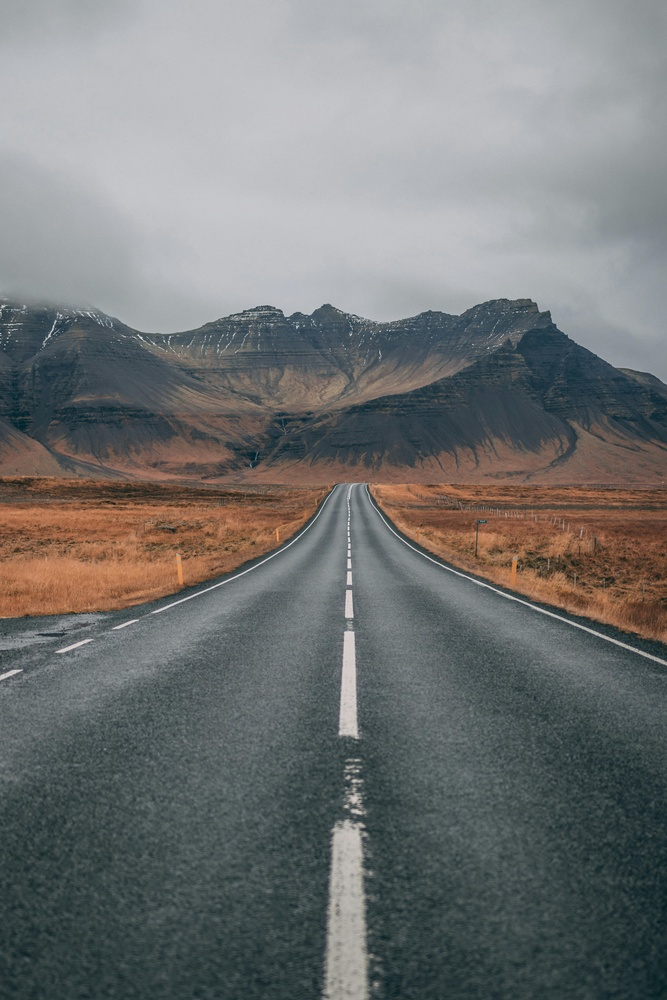
#> input picture img3.jpeg, 667 x 1000 px, shrunk from 4000 x 6000 before the run
$ python 'solution for problem 1 class 4.py'
#> lines starting #> are read from the running program, lines starting #| are printed output that depends on the picture; after the words box and inside, x2 and y2 are one past the last pixel; in counts of white or black regions, pixels touching at a corner belong together
import cv2
import numpy as np
import matplotlib.pyplot as plt


# ---------------------------------------------------
# Read image
# ---------------------------------------------------
image = cv2.imread("img3.jpeg")
#> image is the input picture: shape (1000, 667, 3); mean B, G, R 116.6, 116.9, 114.9

if image is None:
    print("Image not found")
    exit()

original = image.copy()

# ---------------------------------------------------
# Convert to grayscale
# ---------------------------------------------------
gray = cv2.cvtColor(image, cv2.COLOR_BGR2GRAY)
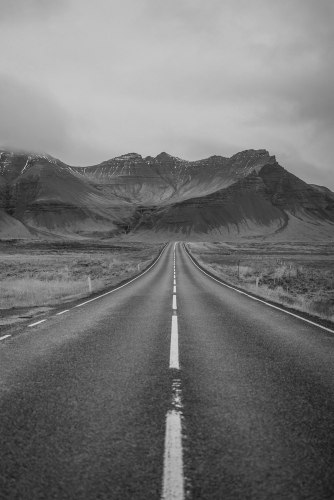
#> gray: shape (1000, 667) (shown at 1/2 size); min 22, max 244, mean 116.3

# ---------------------------------------------------
# Gaussian blur
# ---------------------------------------------------
blur = cv2.GaussianBlur(gray, (5, 5), 0)

# ---------------------------------------------------
# Edge detection
# ---------------------------------------------------
edges = cv2.Canny(blur, 50, 150)
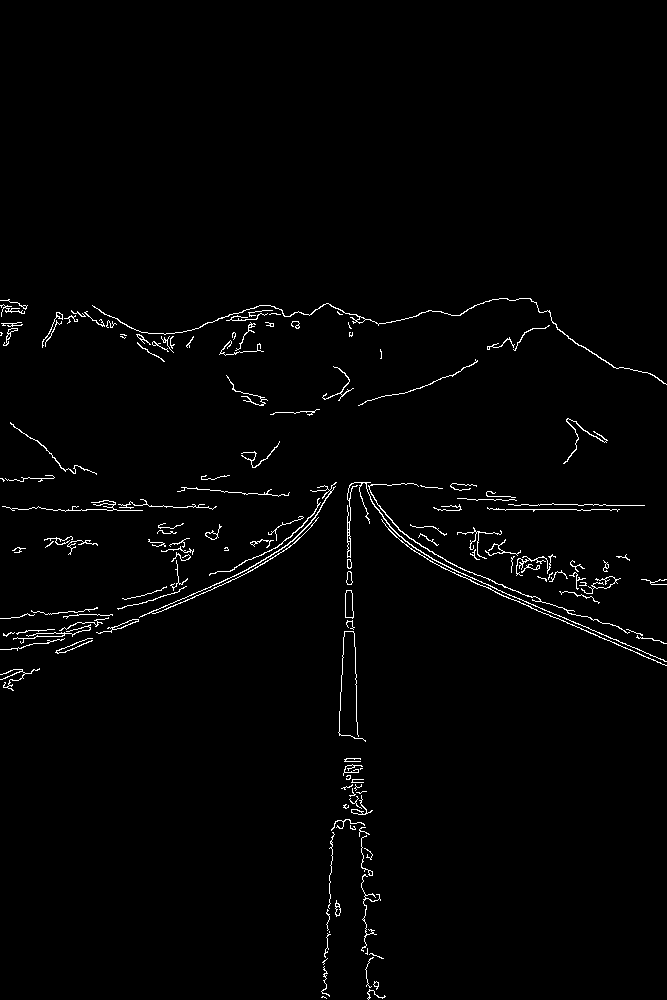
#> edges: shape (1000, 667); 1.5% white in thin lines or dots, all inside (x1, y1, x2, y2) = (0, 298, 667, 1000)

# ---------------------------------------------------
# Region of interest
# ---------------------------------------------------
height, width = edges.shape

mask = np.zeros_like(edges)

polygon = np.array([[
    (0, height),
    (width, height),
    (width // 2, int(height * 0.5))
]], np.int32)

cv2.fillPoly(mask, [polygon], 255)
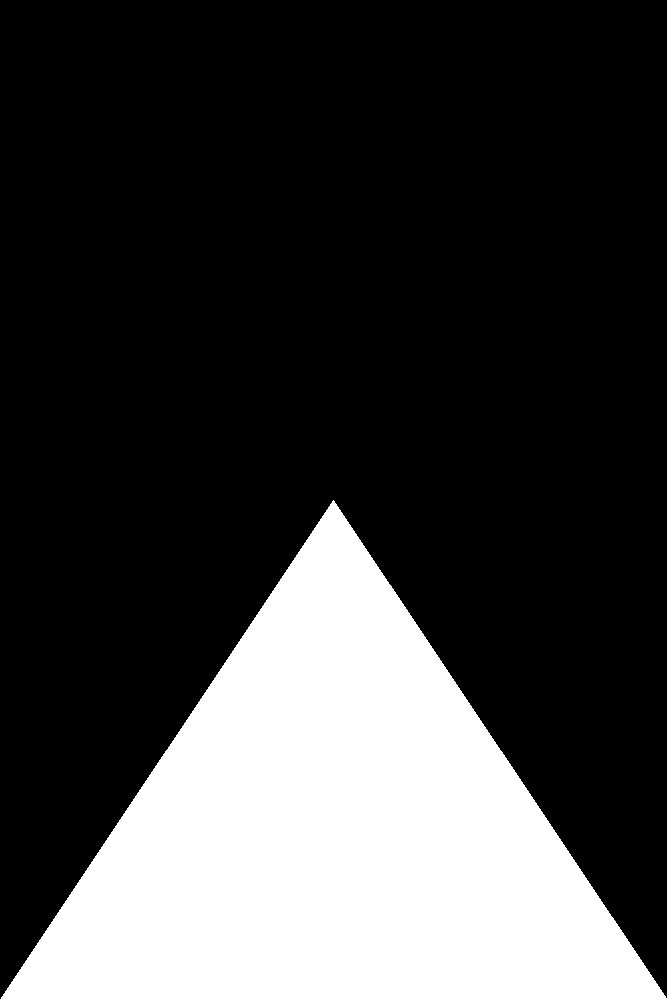
#> mask: shape (1000, 667); 25.1% white; 1 white region, box (x1, y1, x2, y2) and area: (0, 500, 667, 1000) 167165

cropped = cv2.bitwise_and(edges, mask)
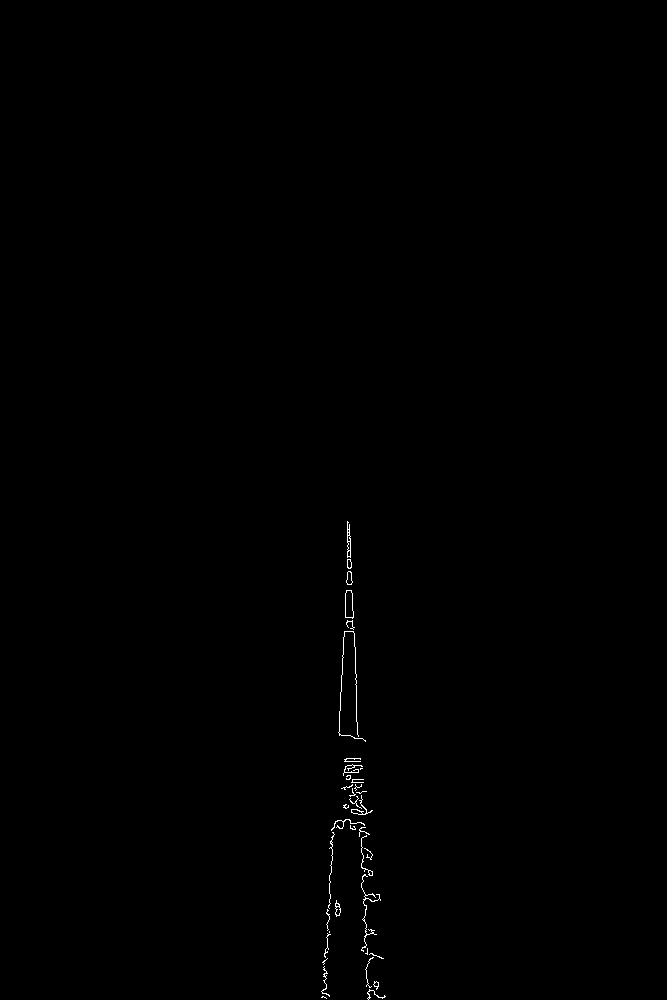
#> cropped: shape (1000, 667); 0.23% white in thin lines or dots, all inside (x1, y1, x2, y2) = (321, 521, 386, 1000)

# ---------------------------------------------------
# Hough Transform
# ---------------------------------------------------
lines = cv2.HoughLinesP(
    cropped,
    rho=2,
    theta=np.pi / 180,
    threshold=50,
    minLineLength=40,
    maxLineGap=20
)
#> lines = 21 rows, first 6: [350, 536, 366, 986], [325, 997, 330, 894], [345, 609, 349, 524], [340, 695, 350, 546], [322, 997, 334, 823], [364, 868, 369, 998]

# ---------------------------------------------------
# Separate left/right lane points
# ---------------------------------------------------
left_points = []
right_points = []

if lines is not None:

    for line in lines:

        x1, y1, x2, y2 = line.reshape(4)

        if x2 - x1 == 0:
            continue

        slope = (y2 - y1) / (x2 - x1)

        # Ignore horizontal lines
        if abs(slope) < 0.3:
            continue

        if slope < 0:
            left_points.extend([(x1, y1), (x2, y2)])
        else:
            right_points.extend([(x1, y1), (x2, y2)])
#> this loop made 21 passes
#> (x1, y1, x2, y2, slope) on passes 1 to 8: (350, 536, 366, 986, 28.12), (325, 997, 330, 894, -20.6), (345, 609, 349, 524, -21.25), (340, 695, 350, 546, -14.9), (322, 997, 334, 823, -14.5), (364, 868, 369, 998, 26), (345, 759, 377, 900, 4.41), (362, 766, 371, 901, 15)
#> after the loop, left_points = [(325, 997), (330, 894), (345, 609), (349, 524), (340, 695), (350, 546), (322, 997), (334, 823), (328, 905), (332, 828), (344, 821), (348, 765)]; right_points = 28 pairs, first value 344 to 377, second value 522 to 998

# ---------------------------------------------------
# Fit average lane using regression
# ---------------------------------------------------
def fit_lane(points, y_bottom, y_top):

    if len(points) < 2:
        return None

    x = np.array([p[0] for p in points])
    y = np.array([p[1] for p in points])

    # Linear regression
    fit = np.polyfit(y, x, 1)

    slope = fit[0]
    intercept = fit[1]

    x_bottom = int(slope * y_bottom + intercept)
    x_top = int(slope * y_top + intercept)

    return (x_bottom, y_bottom, x_top, y_top)


y_bottom = height
y_top = int(height * 0.55)

left_lane = fit_lane(left_points, y_bottom, y_top)
#> in fit_lane, `x = np.array([p[0] for p in points])`: x = [325, 330, 345, 349, 340, 350, 322, 334, 328, 332, 344, 348]
#> in fit_lane, `y = np.array([p[1] for p in points])`: y = [997, 894, 609, 524, 695, 546, 997, 823, 905, 828, 821, 765]
#> in fit_lane, `fit = np.polyfit(y, x, 1)`: fit = [-0.0553, 380.6]
#> in fit_lane, `slope = fit[0]`: slope = -0.0553
#> in fit_lane, `intercept = fit[1]`: intercept = 380.6
#> in fit_lane, `x_bottom = int(slope * y_bottom + intercept)`: x_bottom = 325
#> in fit_lane, `x_top = int(slope * y_top + intercept)`: x_top = 350
#> left_lane = (325, 1000, 350, 550)
right_lane = fit_lane(right_points, y_bottom, y_top)
#> right_lane = (367, 1000, 345, 550)

# ---------------------------------------------------
# Draw averaged lanes
# ---------------------------------------------------
lane_image = np.zeros_like(image)

if left_lane is not None:
    cv2.line(
        lane_image,
        (left_lane[0], left_lane[1]),
        (left_lane[2], left_lane[3]),
        (0, 255, 0),
        5
    )

if right_lane is not None:
    cv2.line(
        lane_image,
        (right_lane[0], right_lane[1]),
        (right_lane[2], right_lane[3]),
        (0, 255, 0),
        5
    )
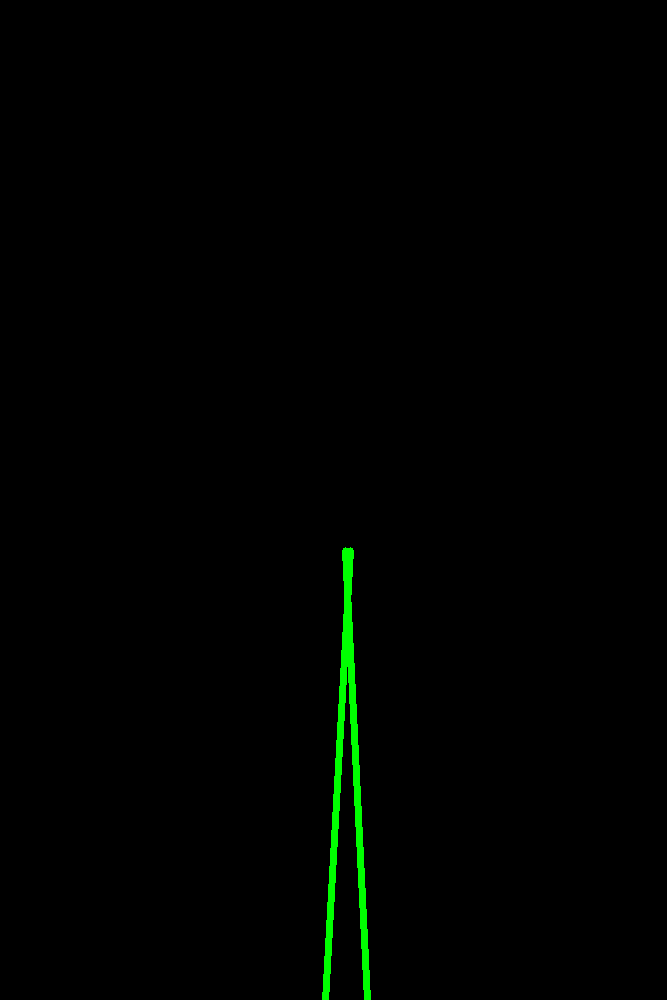
#> lane_image: shape (1000, 667, 3); mean of channels 0, 1, 2 0, 2.2, 0; drawn as B, G, R

# ---------------------------------------------------
# Overlay result
# ---------------------------------------------------
result = cv2.addWeighted(original, 0.8, lane_image, 1, 1)
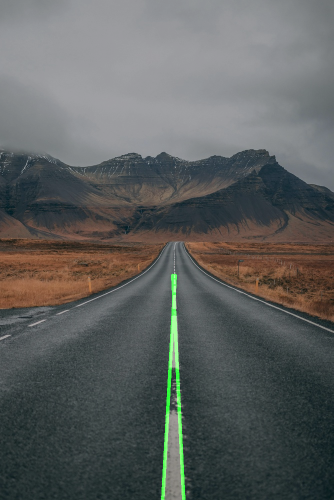
#> result: shape (1000, 667, 3) (shown at 1/2 size); mean B, G, R 94.3, 95.8, 92.9

# ---------------------------------------------------
# Display results
# ---------------------------------------------------
plt.figure(figsize=(12, 8))

plt.subplot(2, 2, 1)
plt.imshow(cv2.cvtColor(original, cv2.COLOR_BGR2RGB))
plt.title("Original Image")
plt.axis("off")

plt.subplot(2, 2, 2)
plt.imshow(edges, cmap='gray')
plt.title("Edge Detection")
plt.axis("off")

plt.subplot(2, 2, 3)
plt.imshow(cropped, cmap='gray')
plt.title("Region of Interest")
plt.axis("off")

plt.subplot(2, 2, 4)
plt.imshow(cv2.cvtColor(result, cv2.COLOR_BGR2RGB))
plt.title("Average Lane Detection")
plt.axis("off")

plt.tight_layout()
plt.show()
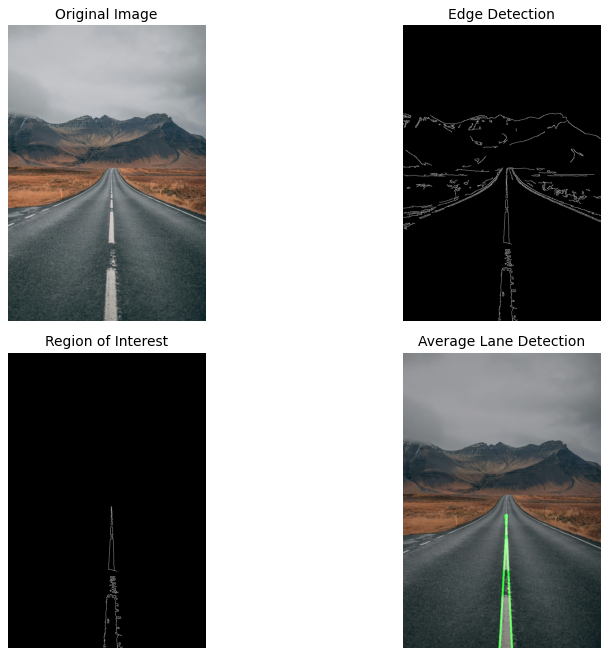
#> figure drawn by matplotlib, 4 panels

$ run again, with img2.jpeg copied over img3.jpeg
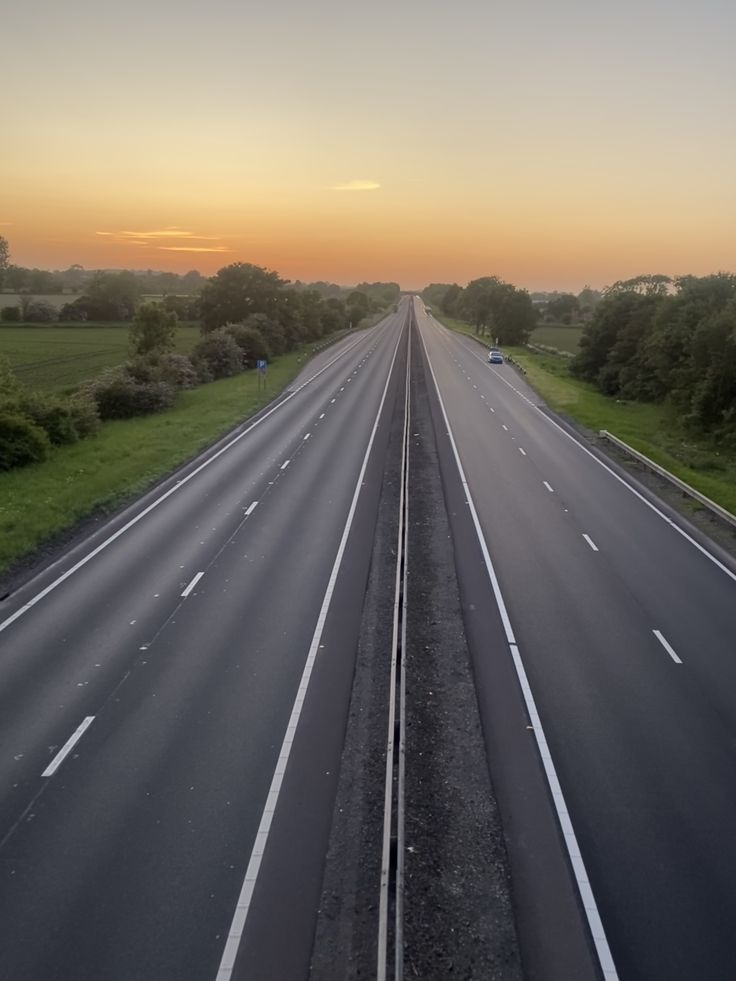
#> input picture img2.jpeg, 736 x 981 px
#> image is the input picture: shape (981, 736, 3); mean B, G, R 98.9, 106.5, 112.1
#> `edges = cv2.Canny(blur, 50, 150)`:
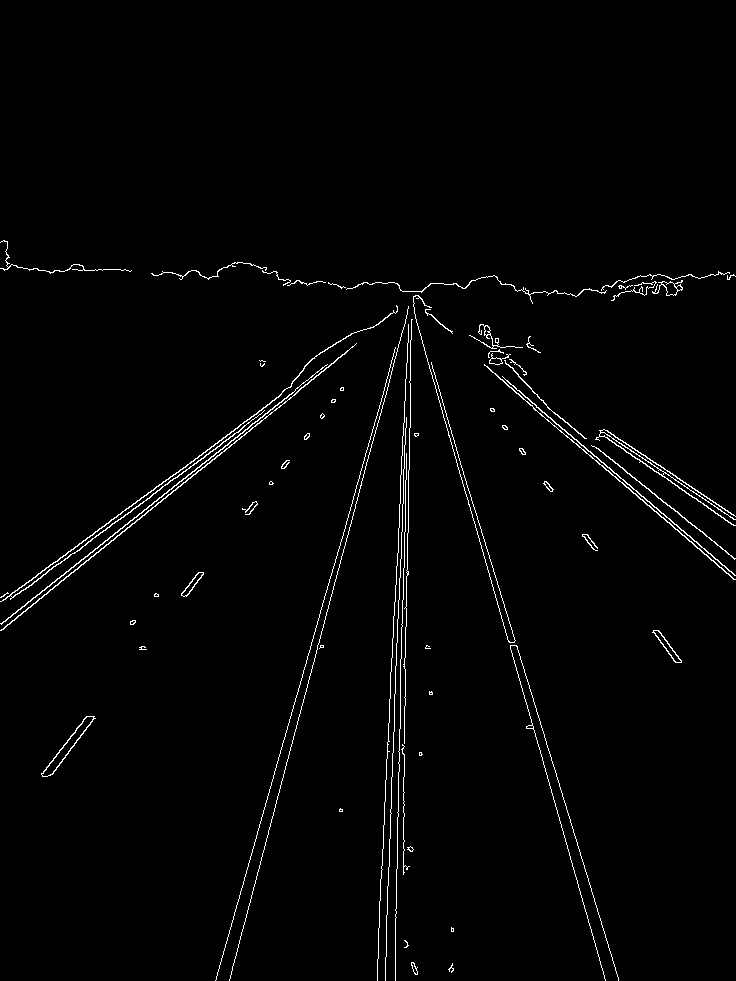
#> edges: shape (981, 736); 1.6% white in thin lines or dots, all inside (x1, y1, x2, y2) = (0, 240, 736, 981)
#> mask: shape (981, 736); 25.1% white; 1 white region, box (x1, y1, x2, y2) and area: (0, 490, 736, 981) 181117
#> cropped: shape (981, 736); 0.47% white in thin lines or dots, all inside (x1, y1, x2, y2) = (215, 507, 619, 981)
#> lines = 13 rows, first 6: [215, 980, 348, 516], [229, 979, 355, 507], [395, 980, 399, 729], [378, 934, 398, 534], [385, 980, 399, 578], [525, 699, 604, 975]
#> the loop `for line in lines: ` made 13 passes
#> (x1, y1, x2, y2, slope) on passes 1, 2, 3, 4, 5, 6, 8, 9: (215, 980, 348, 516, -3.49), (229, 979, 355, 507, -3.75), (395, 980, 399, 729, -62.75), (378, 934, 398, 534, -20), (385, 980, 399, 578, -28.71), (525, 699, 604, 975, 3.49), (538, 716, 618, 979, 3.29), (404, 776, 405, 669, -107)
#> after the loop `for line in lines:`: left_points = [(215, 980), (348, 516), (229, 979), (355, 507), (395, 980), (399, 729), (378, 934), (398, 534), (385, 980), (399, 578), (404, 776), (405, 669)]; right_points = [(525, 699), (604, 975), (538, 716), (618, 979), (403, 568), (405, 635), (524, 698), (605, 980)]
#> x = [215, 348, 229, 355, 395, 399, 378, 398, 385, 399, 404, 405]
#> y = [980, 516, 979, 507, 980, 729, 934, 534, 980, 578, 776, 669]
#> fit = [-0.137, 463.7]
#> in fit_lane, `slope = fit[0]`: slope = -0.137
#> intercept = 463.7
#> x_bottom = 329
#> x_top = 389
#> left_lane = (329, 981, 389, 539)
#> right_lane = (619, 981, 416, 539)
#> `plt.show()`:
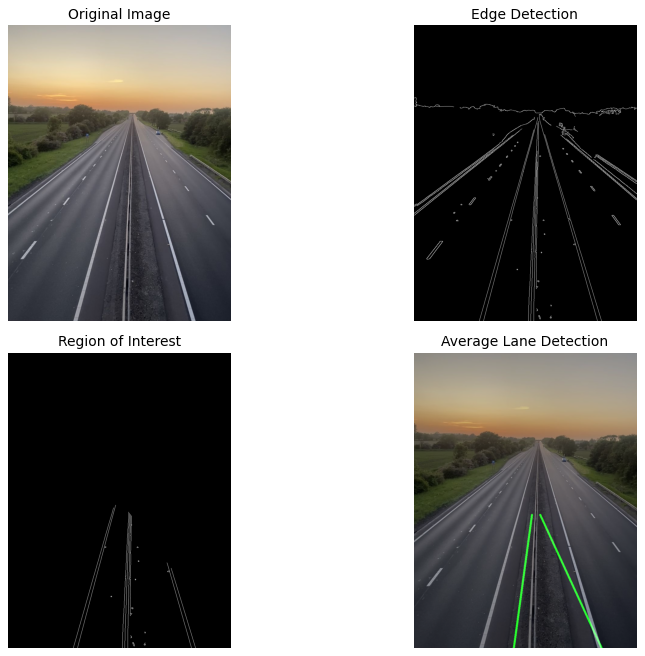
#> figure drawn by matplotlib, 4 panels

$ run again, with image 2.jpeg copied over img3.jpeg
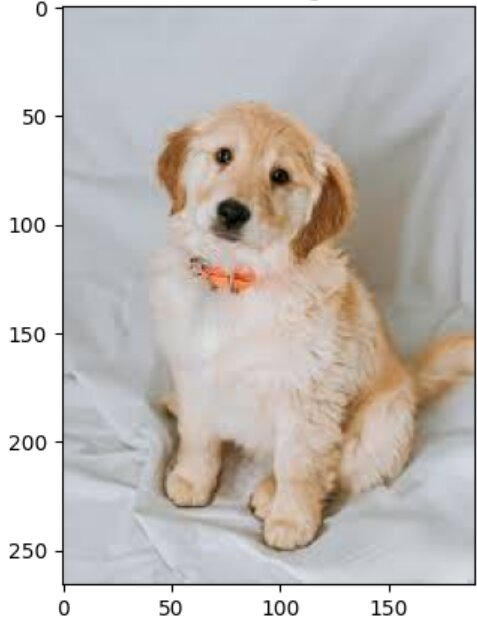
#> input picture image 2.jpeg, 477 x 622 px
#> image is the input picture: shape (622, 477, 3); mean B, G, R 185.2, 189.3, 195
#> `edges = cv2.Canny(blur, 50, 150)`:
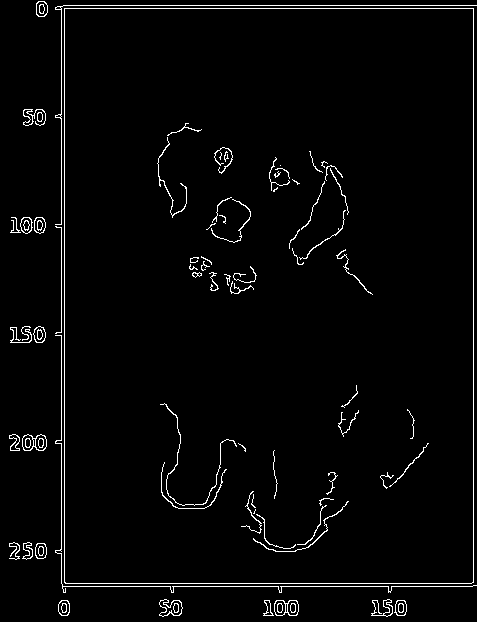
#> edges: shape (622, 477); 2.6% white in thin lines or dots
#> mask: shape (622, 477); 25.1% white; 1 white region, box (x1, y1, x2, y2) and area: (0, 311, 477, 622) 74448
#> cropped: shape (622, 477); 0.84% white in thin lines or dots, all inside (x1, y1, x2, y2) = (55, 405, 451, 617)
#> lines = [[61, 583, 448, 583], [62, 586, 450, 586], [61, 582, 61, 541], [245, 506, 280, 551], [310, 545, 337, 475], [204, 508, 219, 467], [64, 592, 64, 537], [249, 496, 266, 548], [251, 492, 266, 541]]
#> the loop `for line in lines: ` made 9 passes
#> (x1, y1, x2, y2, slope) on passes 1, 2, 4, 5, 6, 8, 9: (61, 583, 448, 583, 0), (62, 586, 450, 586, 0), (245, 506, 280, 551, 1.29), (310, 545, 337, 475, -2.59), (204, 508, 219, 467, -2.73), (249, 496, 266, 548, 3.06), (251, 492, 266, 541, 3.27)
#> after the loop `for line in lines:`: left_points = [(310, 545), (337, 475), (204, 508), (219, 467)]; right_points = [(245, 506), (280, 551), (249, 496), (266, 548), (251, 492), (266, 541)]
#> x = [310, 337, 204, 219]
#> y = [545, 475, 508, 467]
#> fit = [0.334, 101]
#> in fit_lane, `slope = fit[0]`: slope = 0.334
#> intercept = 101
#> x_bottom = 308
#> x_top = 215
#> left_lane = (308, 622, 215, 342)
#> right_lane = (303, 622, 179, 342)
#> `plt.show()`:
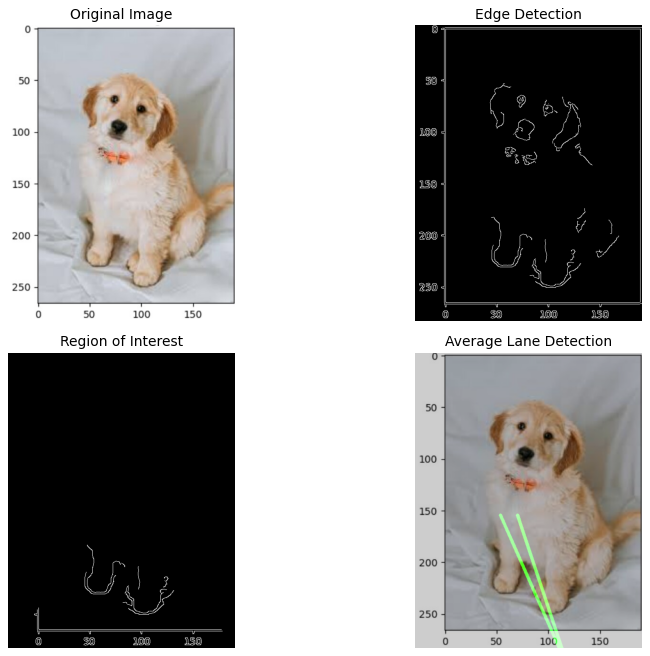
#> figure drawn by matplotlib, 4 panels
